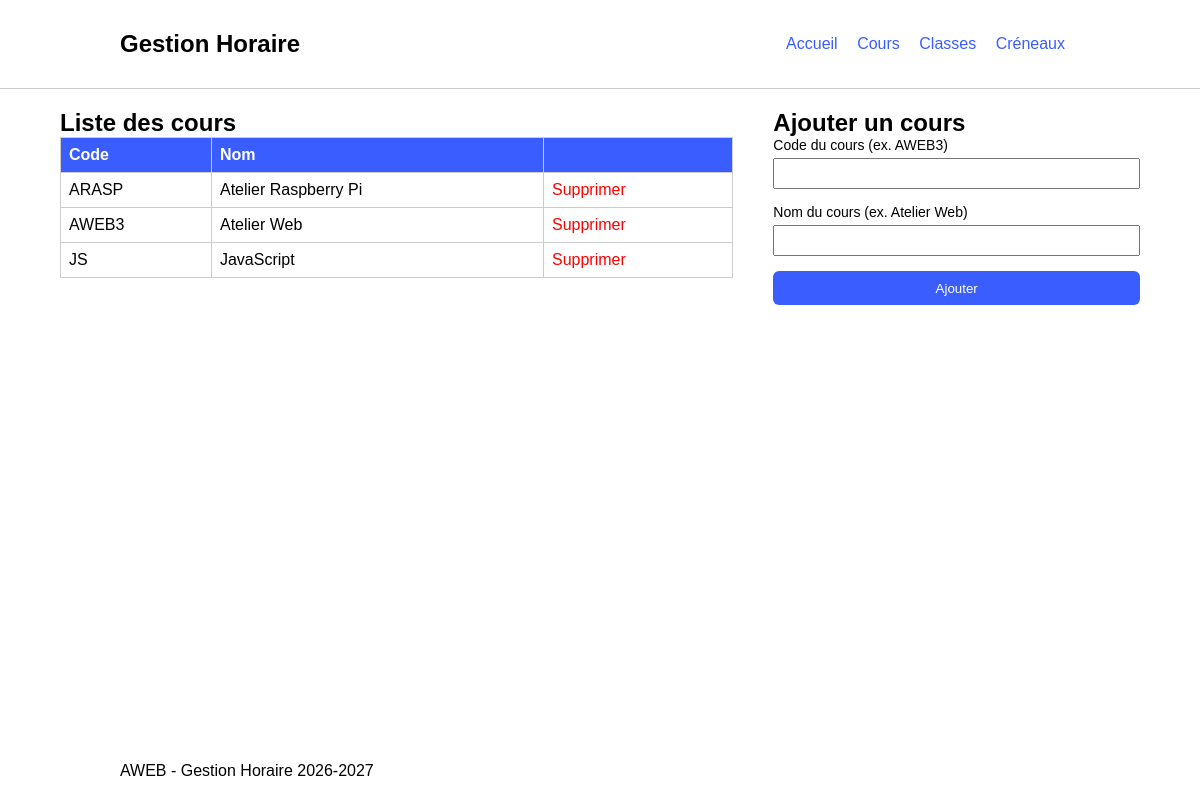
The app's page /pages/cours.php with its own data.
### tables this page shows
CREATE TABLE cours (
    id INT AUTO_INCREMENT PRIMARY KEY,
    code VARCHAR(20) NOT NULL,
    nom VARCHAR(120) NOT NULL
);

### connexion/db.php (called while the page is built, shortened)
<?php
function db() : PDO
{
    static $pdo = null;
    if ($pdo === null) {
        $dsn = "mysql:host=". DB_HOST .";dbname=". DB_NAME .";charset=utf8";
        $pdo = new PDO( $dsn, DB_USER, DB_PASS );
        $pdo->setAttribute(PDO::ATTR_ERRMODE, PDO::ERRMODE_EXCEPTION);
        $pdo->setAttribute(PDO::ATTR_EMULATE_PREPARES, false);
    }
    return $pdo;
}
function dbRun(string $sql, array|null $param = null) : PDOStatement
{
    $statement = db()->prepare($sql);
    $statement->execute($param);
    return $statement;
}
?>

### functions/cours.php (called while the page is built, shortened)
<?php
require_once "../connexion/db.php";
function getAllCours(): array
{
    return dbRun("SELECT * FROM cours ORDER BY code")->fetchAll(PDO::FETCH_ASSOC);
}
?>

### pages/cours.php (the view, shortened to what this page needs)
<?php
require_once "../functions/cours.php";
$cours = getAllCours();
?>
<!DOCTYPE html>
<html lang="fr">
<head>
    <link rel="stylesheet" href="../css/style.css">
</head>
<body>
    <div>
        <?php include "../includes/header.php"; ?>
        <main class="contenu">
            <div class="form-table-layout">
                <div class="table-section">
                    <h2>Liste des cours</h2>
                    <table>
                        <tr>
                            <th>Code</th>
                            <th>Nom</th>
                            <th></th>
                        </tr>
                        <?php foreach ($cours as $c): ?>
                        <tr>
                            <td><?= htmlspecialchars($c['code']) ?></td>
                            <td><?= htmlspecialchars($c['nom']) ?></td>
                            <td>
                                <a href="?delete=<?= $c['id'] ?>" onclick="return confirm('Supprimer ce cours ?')">Supprimer</a>
                            </td>
                        </tr>
                        <?php endforeach; ?>
                    </table>
                </div>
                <div class="form-section">
                    <h2>Ajouter un cours</h2>
                    <form method="post">
                        <label>
                            Code du cours (ex. AWEB3)
                            <input type="text" name="code" required>
                        </label>
                        <label>
                            Nom du cours (ex. Atelier Web)
                            <input type="text" name="nom" required>
                        </label>
                        <button type="submit">Ajouter</button>
                    </form>
                </div>
            </div>
        </main>
        <?php include "../includes/footer.php"; ?>
    </div>
</body>
</html>

### css/style.css (style rules this page uses)
* { padding: 0; margin: 0; box-sizing: border-box; }
body { width: 100%; font-family: Arial, Helvetica, sans-serif; }
a { text-decoration: none; }
.contenu { padding: 20px 5%; }
.form-table-layout { display: flex; flex-wrap: wrap; gap: 40px; align-items: flex-start; }
.table-section { flex: 2 1 500px; }
.form-section { flex: 1 1 280px; }
form { display: flex; flex-wrap: wrap; gap: 15px; margin-bottom: 30px; align-items: flex-end; }
.form-section form { flex-direction: column; align-items: stretch; }
form label { display: flex; flex-direction: column; font-size: 14px; }
form input, form select { margin-top: 5px; padding: 6px; }
form button { background-color: rgb(57, 93, 255); color: white; border: none; border-radius: 6px; padding: 8px 16px; cursor: pointer; height: 34px; }
table { border-collapse: collapse; width: 100%; margin-bottom: 40px; }
table th, table td { border: 1px solid #ccc; padding: 8px; text-align: left; }
table th { background-color: rgb(57, 93, 255); color: white; }
table a { color: red; }

### records on screen
cours: code "ARASP", nom "Atelier Raspberry Pi"
cours: code "AWEB3", nom "Atelier Web"
cours: code "JS", nom "JavaScript"
